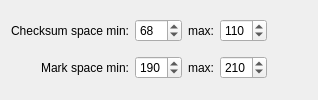
          <widget class="QWidget" name="nrz1">
           <attribute name="title">
            <string>NRZ1 decoder</string>
           </attribute>
           <layout class="QGridLayout" name="gridLayout_2">
            <item row="1" column="5">
             <spacer name="horizontalSpacer_2">
              <property name="orientation">
               <enum>Qt::Horizontal</enum>
              </property>
              <property name="sizeHint" stdset="0">
               <size>
                <width>40</width>
                <height>20</height>
               </size>
              </property>
             </spacer>
            </item>
            <item row="2" column="3">
             <widget class="QLabel" name="label_9">
              <property name="text">
               <string>max:</string>
              </property>
              <property name="alignment">
               <set>Qt::AlignRight|Qt::AlignTrailing|Qt::AlignVCenter</set>
              </property>
             </widget>
            </item>
            <item row="2" column="4">
             <widget class="QSpinBox" name="mark_max">
              <property name="minimum">
               <number>1</number>
              </property>
              <property name="maximum">
               <number>999</number>
              </property>
              <property name="value">
               <number>210</number>
              </property>
             </widget>
            </item>
            <item row="2" column="0">
             <widget class="QLabel" name="label_7">
              <property name="text">
               <string>Mark space min:</string>
              </property>
              <property name="alignment">
               <set>Qt::AlignRight|Qt::AlignTrailing|Qt::AlignVCenter</set>
              </property>
             </widget>
            </item>
            <item row="2" column="1">
             <widget class="QSpinBox" name="mark_min">
              <property name="minimum">
               <number>1</number>
              </property>
              <property name="maximum">
               <number>999</number>
              </property>
              <property name="value">
               <number>190</number>
              </property>
             </widget>
            </item>
            <item row="1" column="0">
             <widget class="QLabel" name="label_6">
              <property name="sizePolicy">
               <sizepolicy hsizetype="Fixed" vsizetype="Preferred">
                <horstretch>0</horstretch>
                <verstretch>0</verstretch>
               </sizepolicy>
              </property>
              <property name="text">
               <string>Checksum space min:</string>
              </property>
              <property name="alignment">
               <set>Qt::AlignRight|Qt::AlignTrailing|Qt::AlignVCenter</set>
              </property>
             </widget>
            </item>
            <item row="1" column="1">
             <widget class="QSpinBox" name="cksum_min">
              <property name="minimum">
               <number>1</number>
              </property>
              <property name="maximum">
               <number>999</number>
              </property>
              <property name="value">
               <number>68</number>
              </property>
             </widget>
            </item>
            <item row="1" column="4">
             <widget class="QSpinBox" name="cksum_max">
              <property name="minimum">
               <number>1</number>
              </property>
              <property name="maximum">
               <number>999</number>
              </property>
              <property name="value">
               <number>110</number>
              </property>
             </widget>
            </item>
            <item row="1" column="3">
             <widget class="QLabel" name="label_8">
              <property name="text">
               <string>max:</string>
              </property>
              <property name="alignment">
               <set>Qt::AlignRight|Qt::AlignTrailing|Qt::AlignVCenter</set>
              </property>
             </widget>
            </item>
           </layout>
          </widget>
